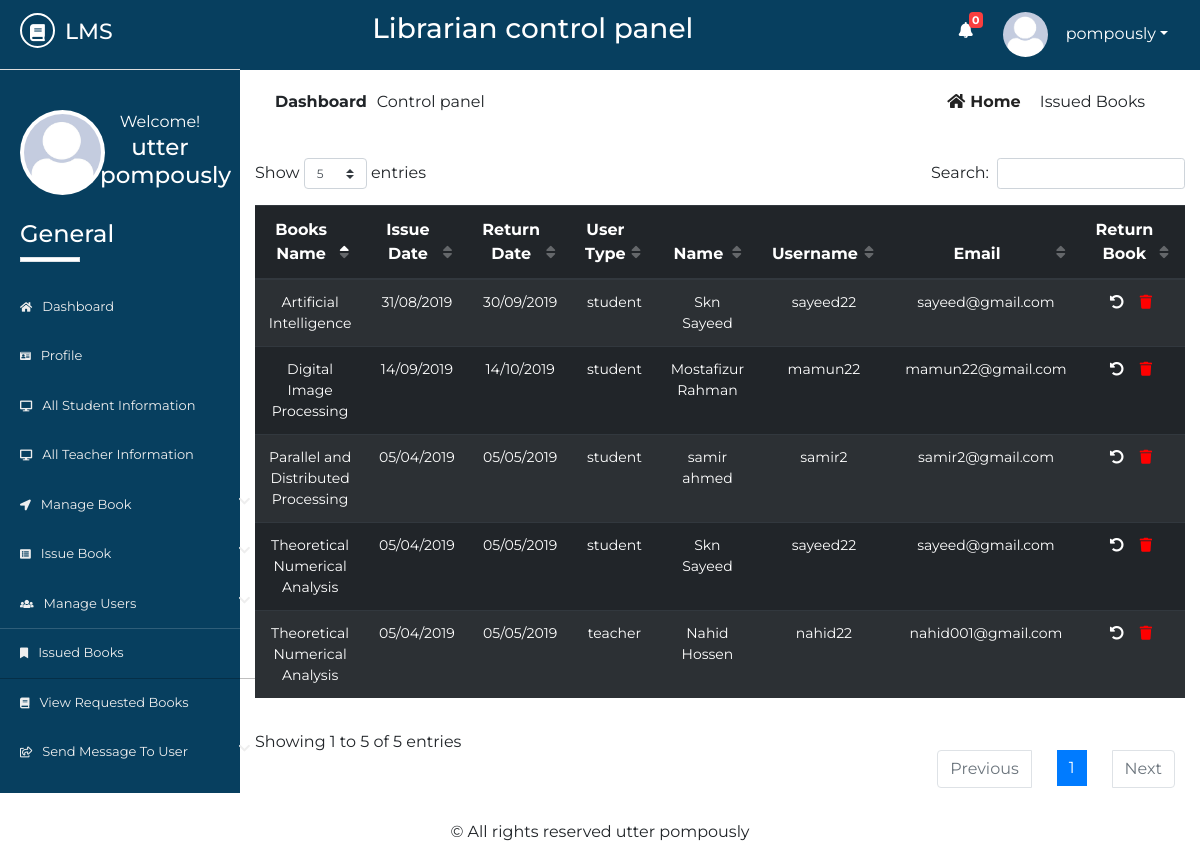
The app's page /Source/librarian/issued-books.php (signed in) with its own data.
### tables this page shows
CREATE TABLE `lib_registration` (
  `id` int(2) NOT NULL,
  `name` varchar(50) NOT NULL,
  `username` varchar(20) NOT NULL,
  `password` varchar(20) NOT NULL,
  `email` varchar(50) NOT NULL,
  `phone` varchar(20) NOT NULL,
  `address` varchar(100) NOT NULL,
  `photo` varchar(500) NOT NULL,
  `status` varchar(7) NOT NULL
);

CREATE TABLE `issue_book` (
  `id` int(10) NOT NULL,
  `utype` varchar(10) NOT NULL,
  `regno` varchar(20) NOT NULL,
  `name` varchar(50) NOT NULL,
  `sem` varchar(10) NOT NULL,
  `session` varchar(10) NOT NULL,
  `dept` varchar(10) NOT NULL,
  `phone` varchar(20) NOT NULL,
  `email` varchar(20) NOT NULL,
  `booksname` varchar(50) NOT NULL,
  `booksissuedate` varchar(10) NOT NULL,
  `booksreturndate` varchar(10) NOT NULL,
  `username` varchar(20) NOT NULL
);

CREATE TABLE `t_issuebook` (
  `id` int(10) NOT NULL,
  `utype` varchar(20) NOT NULL,
  `idno` varchar(20) NOT NULL,
  `name` varchar(50) NOT NULL,
  `lecturer` varchar(20) NOT NULL,
  `phone` varchar(20) NOT NULL,
  `email` varchar(50) NOT NULL,
  `booksname` varchar(50) NOT NULL,
  `booksissuedate` varchar(20) NOT NULL,
  `booksreturndate` varchar(20) NOT NULL,
  `username` varchar(20) NOT NULL
);

### Source/librarian/issued-books.php (the view, shortened to what this page needs)
       <?php
   $page = 'ibook';
   include 'inc/header.php';
   include 'inc/connection.php';
?>
<div class="dashboard-content">
	<div class="dashboard-header">
		<div class="container">
			<div class="row">
				<div class="col-md-6">
					<div class="left">
						<p><span>dashboard</span>Control panel</p>
					</div>
				</div>
				<div class="col-md-6">
					<div class="right text-right">
						<a href="dashboard.php"><i class="fas fa-home"></i>home</a>
						<span class="disabled">issued books</span>
					</div>
				</div>
			</div>
			<div class="issued-content">
				<div class="row">
					<div class="col-md-12">
						<div class="rbook-info status">
                                 <table id="dtBasicExample" class="table table-striped table-dark text-center">
                                      <thead>
                                           <tr>
                                               <th>Books Name</th>
                                               <th>Issue Date</th>
                                               <th>Return Date</th>
                                               <th>User Type</th>
                                               <th>Name</th>
                                               <th>Username</th>
                                               <th>Email</th>
                                               <th>Return Book</th>
                                           </tr>
                                      </thead>
                                       <tbody>
                                           <?php
                                               $res= mysqli_query($link, "select * from issue_book");
                                               $res2= mysqli_query($link, "select * from t_issuebook");
                                                while ($row=mysqli_fetch_array($res)) {
                                                   echo "<tr>";
                                                   echo "<td>"; echo $row["booksname"]; echo "</td>";
                                                   echo "<td>"; echo $row["booksissuedate"]; echo "</td>";
                                                   echo "<td>"; echo $row["booksreturndate"]; echo "</td>";
                                                   echo "<td>"; echo $row["utype"]; echo "</td>";
                                                   echo "<td>"; echo $row["name"]; echo "</td>";
                                                   echo "<td>"; echo $row["username"]; echo "</td>";
                                                   echo "<td>"; echo $row["email"]; echo "</td>";
                                                   echo "<td>";
                                                  ?>
                                                       <ul>
                                                           <li><a style="color: #fff;" href="return.php?id=<?php echo $row["id"]; ?>"><i class="fas fa-undo-alt"></i></a></li>
                                                           <li><a href="delete.php?id=<?php echo $row["id"]; ?>"><i class="fas fa-trash"></i></a></li>
                                                       </ul>
                                                   <?php
                                                   echo "</td>";
                                                   echo "</tr>";
                                               }
                                               while ($row=mysqli_fetch_array($res2)) {
                                                   echo "<tr>";
                                                   echo "<td>"; echo $row["booksname"]; echo "</td>";
                                                   echo "<td>"; echo $row["booksissuedate"]; echo "</td>";
                                                   echo "<td>"; echo $row["booksreturndate"]; echo "</td>";
                                                   echo "<td>"; echo $row["utype"]; echo "</td>";
                                                   echo "<td>"; echo $row["name"]; echo "</td>";
                                                   echo "<td>"; echo $row["username"]; echo "</td>";
                                                   echo "<td>"; echo $row["email"]; echo "</td>";
                                                   echo "<td>";
                                                  ?>
                                                       <ul>
                                                           <li><a href="return.php?id=<?php echo $row["id"]; ?>"><i class="fas fa-undo-alt"></i></a></li>
                                                           <li><a href="delete.php?id=<?php echo $row["id"]; ?>"><i class="fas fa-trash"></i></a></li>
                                                       </ul>
                                                   <?php
                                                   echo "</td>";
                                                   echo "</tr>";
                                               }
                                            ?>
                                       </tbody>
                                 </table>
						</div>
					</div>
				</div>
			</div>
		</div>
	</div>
</div>
<?php
	include 'inc/footer.php';
 ?>

### Source/librarian/inc/header.php (shortened to what this page needs)
<?php
    include 'inc/connection.php';
    $res = mysqli_query($link,"select * from request_books where read1='no'");
    $not= mysqli_num_rows($res);
 ?>
<!DOCTYPE html>
<html lang="en">
<head>
	<link rel="stylesheet" href="inc/css/bootstrap.min.css">
	<link rel="stylesheet" href="inc/css/bootstrap-select.min.css">
	<link rel="stylesheet" href="inc/css/fontawesome-all.min.css">
	<link rel="stylesheet" href="inc/css/datatables.min.css">
	<link rel="stylesheet" href="inc/css/pro1.css">
</head>
<body>
	<div class="main-content">
		<div class="wrapper">
			<div class="left-sidebar">
				<div class="p-title">
                    <h3><a href=""><i class="fas fa-book"></i><span>lms</span></a></h3>
				</div>
				<div class="profile">
					<div class="profile-pic">
                        <?php
                            $res = mysqli_query($link, "select * from lib_registration where username='".$_SESSION['username']."'");
                            while ($row = mysqli_fetch_array($res)){
                                ?><img src="<?php echo $row["photo"]; ?> " height="" width="" alt="something wrong" class="rounded-circle"></a> <?php
                            }
                        ?>
					</div>
					<div class="profile-info text-center">
						<span>Welcome!</span>
						<h2>
              <?php
                $res = mysqli_query($link, "select * from lib_registration where username='".$_SESSION['username']."'");
                while ($row = mysqli_fetch_array($res)){
                  $name  =  $row["name"];
                  echo $name;
                }
              ?>
            </h2>
					</div>
				</div>
				<div class="sidebar-menu">
					<h3>General</h3>
					<div class="border"></div>
	                <ul>
	                    <li class="menu <?php if($page=='home'){ echo 'active';} ?>">
      						<a href="dashboard.php"><i class="fas fa-home"></i>Dashboard</a>
    					</li>
    					  <li class="menu <?php if($page=='profile'){ echo 'active';} ?>">
      						<a href="profile.php"><i class="fas fa-id-card"></i>profile</a>
    					</li>
	                    <li class="menu <?php if($page=='sinfo'){ echo 'active';} ?>">
      						<a href="all-student-info.php"><i class="fas fa-desktop"></i>all student information</a>
    					</li>
    					<li class="menu <?php if($page=='tinfo'){ echo 'active';} ?>">
      						<a href="all-teacher-info.php"><i class="fas fa-desktop"></i>all teacher information</a>
    					</li>
    					<li class="menu menu-toggle2">
      						<a href="#"><i class="fas fa-location-arrow"></i>manage book <span class="fa fa-chevron-down"></span></a>
    					</li>
	                   <li class="menu menu-toggle1">
      						<a href="#"><i class="fas fa-list-alt"></i>issue book <span class="fa fa-chevron-down"></span></a>
    					</li>
    					<li class="menu menu-toggle3">
      						<a href="#"><i class="fas fa-users"></i>manage users <span class="fa fa-chevron-down"></span></a>
    					</li>
    					 <li class="menu <?php if($page=='ibook'){ echo 'active';} ?>">
      						<a href="issued-books.php"><i class="fas fa-bookmark"></i>issued books</a>
    					</li>
    					<li class="menu <?php if($page=='rbook'){ echo 'active';} ?>">
      						<a href="requested-books.php"><i class="fas fa-book"></i>view requested books</a>
    					</li>
    					<li class="menu menu-toggle4">
      						<a href="#"><i class="far fa-share-square"></i>send message to user <span class="fa fa-chevron-down"></span></a>
    					</li>
    				</ul>
				</div>
			</div>
			<div class="content">
				<div class="inner">
					<div class="heading text-center">
						<h3>Librarian control panel</h3>
					</div>
					<div class="header-profile text-right">
						<ul>
                            <li class="icon">
                                <a href="requested-books.php" ><i class="fas fa-bell"></i></a>
                                <span class="count" onclick="window.location='requested-books.php'"><b><?php echo $not; ?></b></span>
                            </li>
							<li class="dropdown">
                                <?php
                                     $res = mysqli_query($link, "select * from lib_registration where username='".$_SESSION['username']."'");
                                     while ($row = mysqli_fetch_array($res)){
                                         ?><a href="" class="dropdown-toggle" data-toggle="dropdown"><img src="<?php echo $row["photo"]; ?>" alt=""><span><?php echo $_SESSION["username"]; ?></span></a> <?php
                                     }
                                ?>
							</li>
						</ul>
					</div>
				</div>

### Source/librarian/inc/css/pro1.css (style rules this page uses)
* { margin: 0; padding: 0; }
body { font-family: 'Montserrat', sans-serif; }
.border { width: 60px; height: 5px; background: #fff; }
.main-content { width: 100%; height: auto; overflow: hidden; }
.main-content .left-sidebar { width: 20%; height: auto; background: #073f5f; float: left; }
.main-content .left-sidebar .p-title { width: 100%; padding: 13px; padding-left: 20px; background: #073f5f; border-bottom: 1px solid #ddd; }
.main-content .p-title a { text-decoration: none; color: #fff; font-size: 22px; text-transform: uppercase; }
.main-content .p-title a i { width: 35px; height: 35px; line-height: 35px; text-align: center; font-size: 17px; border-radius: 50%; border: 2px solid #fff; }
.main-content .p-title a span { margin-left: 10px; }
.main-content .left-sidebar .profile { width: 100%; padding: 20px; margin-top: 0; padding-top: 0; }
.main-content .left-sidebar .profile .profile-pic { width: 40%; float: left; }
.main-content .left-sidebar .profile img { width: 85px; height: 85px; position: inherit; padding: 4px; background: #fff; overflow: hidden; }
.main-content .left-sidebar .profile .profile-info { width: 60%; float: left; color: #fff; }
.main-content .left-sidebar .profile .profile-info h2 { font-size: 23px; }
.sidebar-menu { color: #fff; width: 100%; padding-top: 60px; padding-left: 0; }
.sidebar-menu h3 { margin-left: 20px; font-size: 24px; }
.sidebar-menu .border { margin-left: 20px; margin-bottom: 20px; }
.sidebar-menu ul li a { text-decoration: none; color: #eee; width: 270px; padding: 15px 20px; font-size: 13px; display: block; text-transform: capitalize; transition: all .5s ease; }
.sidebar-menu ul { padding-left: 0; }
.sidebar-menu ul li a i { margin-right: 10px; font-size: smaller; }
.sidebar-menu ul li a span { float: right; }
.content { width: 80%; height: auto; float: right; }
.content .inner { width: 100%; height: 70px; background: #073f5f; padding: 12px; }
.content .inner .heading { width: 60%; float: left; color: #fff; }
.content .inner .header-profile { width: calc(40%-20px); float: right; margin-right: 20px; position: relative; }
.content .inner .header-profile .icon i { margin-right: 30px; font-size: 16px; margin-top: 10px; }
.header-profile .dropdown span { color: #fff; margin-left: 10px; }
.header-profile .icon span { color: #fff; position: absolute; left: 10px; top: 0; font-size: 11px; width: 14px; height: 16px; line-height: 16px; text-align: center; border-radius: 4px; background: #FA3E3E; }
.header-profile ul li { list-style: none; float: left; }
.header-profile ul li i { color: #fff; }
.header-profile img { width: 40px; height: 40px; border-radius: 50%; margin-right: 8px; }
.dropdown a { text-decoration: none; color: #fff; }
.dropdown img { width: 45px; height: 45px; border-radius: 50%; }
.dashboard-header .left { padding: 20px; }
.dashboard-header .left p span { text-transform: capitalize; margin-right: 10px; font-weight: bold; }
.dashboard-header .right { padding: 20px; margin-right: 20px; }
.dashboard-header .right a { text-transform: capitalize; text-decoration: none; color: #222; margin-right: 15px; font-weight: bold; }
.dashboard-header .right a i { margin-right: 5px; }
.dashboard-header .right span { text-transform: capitalize; }
.rbook-info tbody { font-size: 14px; }
.rbook-info a { text-decoration: none; color: #fff; }
.status ul li { list-style: none; float: left; margin-left: 16px; }
.status ul li:nth-child(2) i { color: red; }
.sidebar-menu li.active a { box-shadow: rgba(0, 0, 0, 0.25) 0 1px 0, inset rgba(255, 255, 255, 0.16) 0 1px 0; border-right: 5px solid #1ABB9C; }

### records on screen
lib_registration: photo (picture), name "utter pompously"
issue_book: booksname "Theoretical Numerical Analysis", booksissuedate "05/04/2019", booksreturndate "05/05/2019", utype "student", name "Skn Sayeed", username "sayeed22", email "sayeed@gmail.com"
issue_book: booksname "Parallel and Distributed Processing", booksissuedate "05/04/2019", booksreturndate "05/05/2019", utype "student", name "samir ahmed", username "samir2", email "samir2@gmail.com"
issue_book: booksname "Artificial Intelligence", booksissuedate "31/08/2019", booksreturndate "30/09/2019", utype "student", name "Skn Sayeed", username "sayeed22", email "sayeed@gmail.com"
issue_book: booksname "Digital Image Processing", booksissuedate "14/09/2019", booksreturndate "14/10/2019", utype "student", name "Mostafizur Rahman", username "mamun22", email "mamun22@gmail.com"
t_issuebook: booksname "Theoretical Numerical Analysis", booksissuedate "05/04/2019", booksreturndate "05/05/2019", utype "teacher", name "Nahid Hossen", username "nahid22", email "nahid001@gmail.com"

### other values on screen
$not "0"
